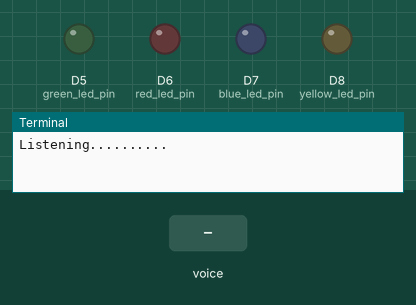
Bench run of a program on a simulated Arduino board driven over Firmata from a computer. On the bench: output pins drawn as LEDs (lit = HIGH), the last lines printed to the terminal. The inputs (shaded band) are chosen by the test bench. Speech is recognised word for word in 0.5 s; speech is not drawn; the words are listed on the console.

Above: at 6.2 s.
6.3 s: "on the yellow light" is said to the microphone
At 7.8 s:
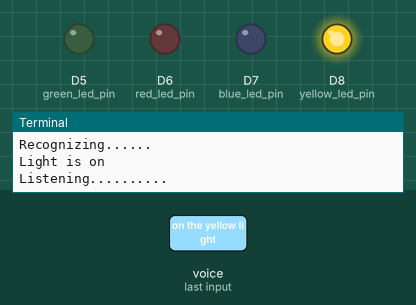
8.3 s: "on the red light" is said to the microphone
At 9.3 s:
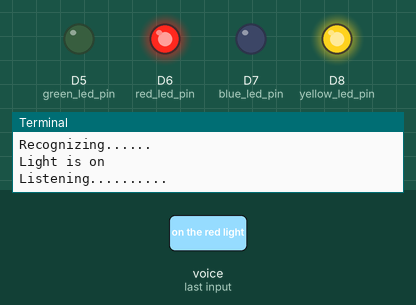
10.3 s: "on the green light" is said to the microphone
At 12.0 s:
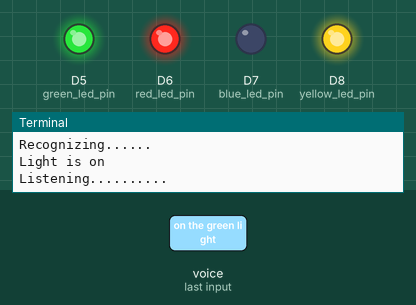
12.3 s: "on the blue light" is said to the microphone
At 13.5 s:
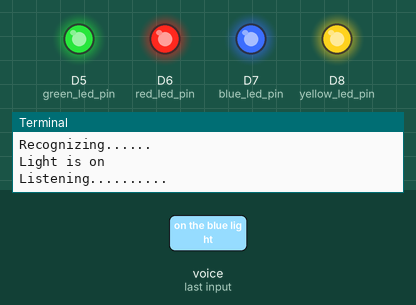
Timing chart, 0 to 15.3 s (numbered marks = the images above; inputs shaded):
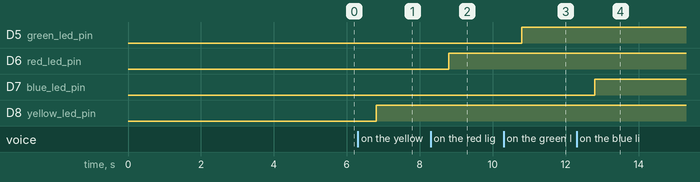

The program:

voice_led_control.py
```python
import speech_recognition as sr # Import the speech recognition library
import pyttsx3 # Import the text-to-speech library
import pyfirmata2 # Import the library for Arduino communication

recognixer=sr.Recognizer() # Create a speech recognizer object
engine=pyttsx3.init() # Initialize the text-to-speech engine
voices = engine.getProperty('voices')       # Get the available voices

engine.setProperty('rate', 125)     # Set the speech rate
engine.setProperty('voice', voices[1].id)  # Set the voice (1 for female)

# Define the serial port for Arduino communication
port="COM4"
board=pyfirmata2.Arduino(port)# Initialize the Arduino board

# Get pin objects for each LED
yellow_led_pin=board.get_pin('d:8:o') # Digital pin 8, output mode
green_led_pin=board.get_pin('d:5:o') # Digital pin 5, output mode
blue_led_pin=board.get_pin('d:7:o') # Digital pin 7, output mode
red_led_pin=board.get_pin('d:6:o') # Digital pin 6, output mode


def speak(text):
    """Converts the given text to speech."""
    engine.say(text)
    # engine.setProperty('voice', voices[0].id)   #changing index, changes voices. 1 for female
    engine.runAndWait()

def takeCommand():
    """Listens for voice commands and returns the recognized text."""
    r=sr.Recognizer() # Create a speech recognizer object
    with sr.Microphone() as source:  # Use the microphone as the audio source

        print("Listening..........")
        audio=r.listen(source) # Listen for audio input
        try:
            print("Recognizing......")
            query=r.recognize_google(audio, language='en-in')# Recognize speech using Google's API
        except Exception as e:
            print("Try again")
            return "None" # Return "None" if recognition fails
        return query # Return the recognized text

if __name__=="__main__":
    while True: # Loop indefinitely
        query=takeCommand().lower() # Get voice command and convert to lowercase
        # Check for specific voice commands and control LEDs accordingly
        if "on the yellow light" in query:
            print("Light is on")
            speak("Turning on the yellow light") # Turn on the yellow LED
            yellow_led_pin.write(1)
        elif "on the red light" in query:
            print("Light is on")
            speak("Turning on the red light") # Turn on the red LED
            red_led_pin.write(1)
        elif "on the green light" in query:
            print("Light is on")
            speak("Turning on the green light") # Turn on the green LED
            green_led_pin.write(1)
        elif "on the blue light" in query:
            print("Light is on")
            speak("Turning on the blue light") # Turn on the blue LED
            blue_led_pin.write(1)
        elif "light off" in query:
            # Turn off all LEDs

            print("light off")
            speak("Turning of all the lights")

            yellow_led_pin.write(0)
            red_led_pin.write(0)
            green_led_pin.write(0)
            blue_led_pin.write(0)


        elif "thank you" in query:
            break # Exit the loop if "thank you" is spoken
```

Measured:
- after the input at 6.3 s, D8 (yellow_led_pin): LOW → HIGH after 0.50 s
- after the input at 8.3 s, D6 (red_led_pin): LOW → HIGH after 0.50 s
- after the input at 10.3 s, D5 (green_led_pin): LOW → HIGH after 0.50 s
- after the input at 12.3 s, D7 (blue_led_pin): LOW → HIGH after 0.50 s
